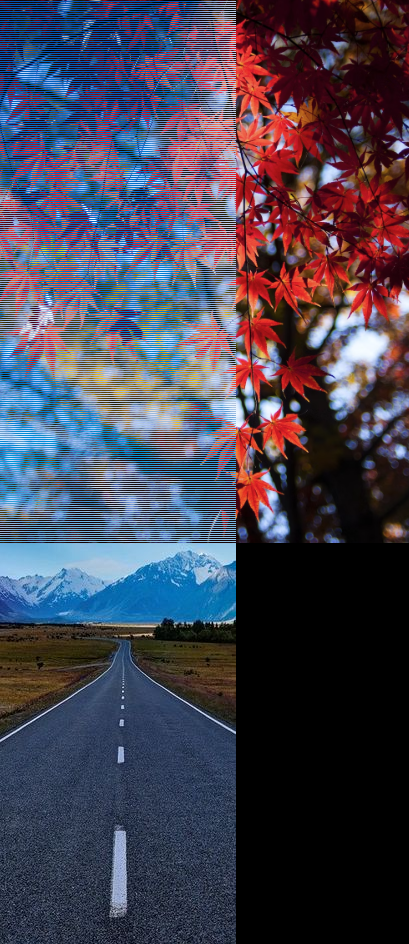
#> input picture COMPSCI-1MD3/Photo_Processor/merged_leaves_road.png, 409 x 944 px; its folder holds only this picture in this run
$ python assignment2.py
#> lines starting #> are read from the running program, lines starting #| are printed output that depends on the picture
from PIL import Image
from typing import List


def mirror(raw)-> None:
    """
    Assume raw is image data. Modifies raw by reversing all the rows
    of the data.

    raw = [[[233, 100, 115], [0, 0, 0], [255, 255, 255]],
               [[199, 201, 116], [1, 9, 0], [255, 255, 255]]]
    mirror(raw)
    raw
    [[[255, 255, 255], [0, 0, 0], [233, 100, 115]],
     [[255, 255, 255], [1, 9, 0], [199, 201, 116]]]
    """

    for row in raw:
        row.reverse() # No return needed since list is mutated


# [161 lines left out: functions grey, invert, merge, compress, not called in this run]


"""
**********************************************************

Do not worry about the code below. However, if you wish,
you can use it to read in images, modify the data, and save
new images.

**********************************************************
"""

def get_raw_image(name)-> List[List[List[int]]]:

    image = Image.open(name)
    num_rows = image.height
    num_columns = image.width
    pixels = image.getdata()
    new_data = []

    for i in range(num_rows):
        new_row = []
        for j in range(num_columns):
            new_pixel = list(pixels[i*num_columns + j])
            new_row.append(new_pixel)
        new_data.append(new_row)

    image.close()
    return new_data


def image_from_raw(raw: List[List[List[int]]], name: str)->None:
    image = Image.new("RGB", (len(raw[0]),len(raw)))
    pixels = []
    for row in raw:
        for pixel in row:
            pixels.append(tuple(pixel))
    image.putdata(pixels)
    image.save(name)


# # TO ACTUALY RUN THE PICTURES AND ALTER THEM
def main():
    name = input("Enter the image filename: ")
#> the answer given: merged_leaves_road.png
    new_data = get_raw_image(name)
#> in get_raw_image, image is the input picture: PIL image 409x944 RGB; mean R, G, B 69.2, 66.4, 82.8
#> after the loop in get_raw_image, `for i in range(num_rows):`: new_data = 944 items
#> new_data = 944 items

    print("How would you like to alter the image?")
    print("1. Mirror")
    print("2. Grey (Grayscale)")
    print("3. Invert Colors")
    print("4. merge")
    print("5. Compress")
    choice = int(input("Enter the number of your choice: "))
#> the answer given: 1

    match choice:
        case 1:
            mirror(new_data)
            output_name = "mirrored_" + name
        case 2:
            grey(new_data)
            output_name = "grey_" + name
        case 3:
            invert(new_data)
            output_name = "inverted_" + name
        case 4:
            second_image_name = input("Enter the second image filename for merging (e.g., other.png): ")
            second_data = get_raw_image(second_image_name)

            new_data = merge(new_data, second_data)
            output_name = f"merged_{name.split('.')[0]}_{second_image_name.split('.')[0]}.png"
        case 5:
            new_data = compress(new_data)
            output_name = "compressed_" + name
        case _:
            print("Invalid choice. Exiting.")
            return

    image_from_raw(new_data, output_name)
#> in image_from_raw, `image = Image.new("RGB", (len(raw[0]),len(raw)))`: image: PIL image 409x944 RGB; every value is 0
#> after the loop in image_from_raw, `for row in raw:`: pixels = 386096 items
#> in image_from_raw, `image.putdata(pixels)`:
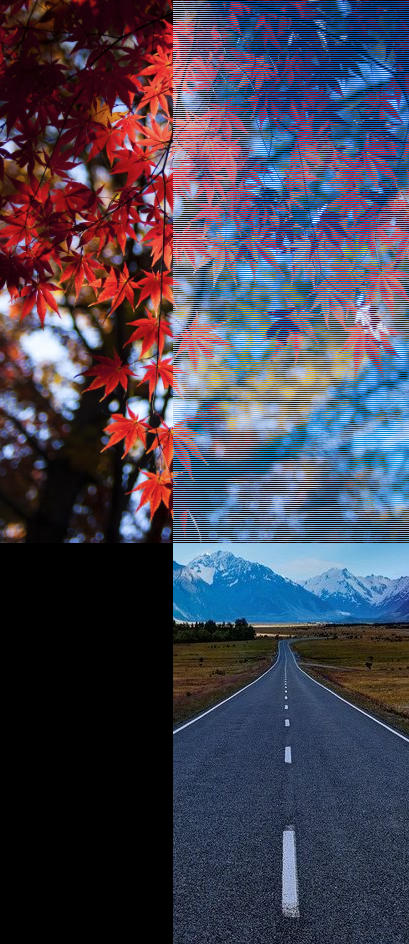
#> image: PIL image 409x944 RGB; mean R, G, B 69.2, 66.4, 82.8
    print(f"Image saved as {output_name}")

if __name__ == "__main__":
    main()

$ run again, on COMPSCI-1MD3/Photo_Processor/merged_leaves_sky.png
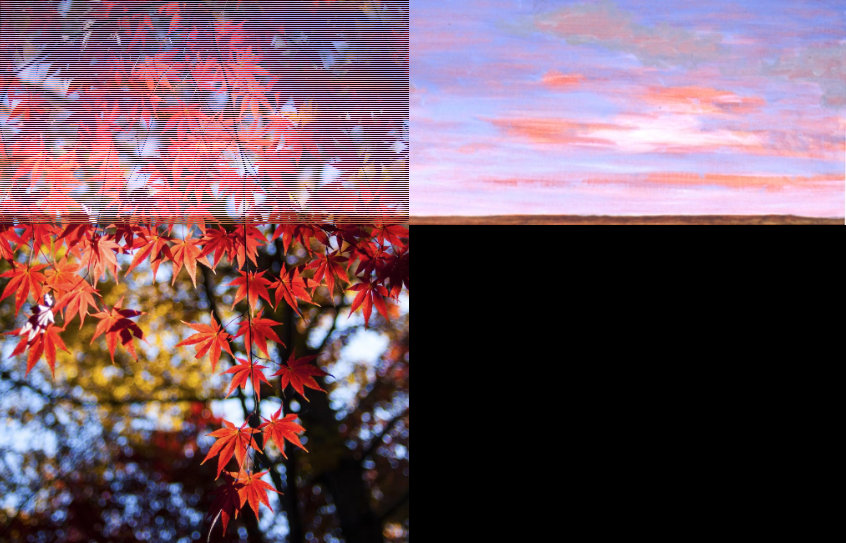
#> input picture COMPSCI-1MD3/Photo_Processor/merged_leaves_sky.png, 846 x 543 px
#> in get_raw_image, image is the input picture: PIL image 846x543 RGB; mean R, G, B 109.9, 83.2, 94.8
#> after the loop in get_raw_image, `for i in range(num_rows):`: new_data = 543 items
#> after the loop in image_from_raw, `for row in raw:`: pixels = 459378 items
#> in image_from_raw, `image.putdata(pixels)`:
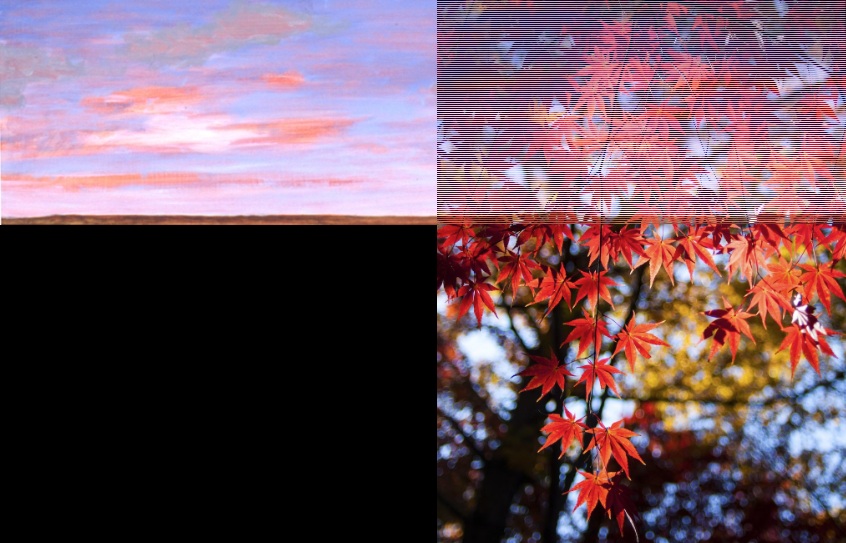
#> image: PIL image 846x543 RGB; mean R, G, B 109.9, 83.2, 94.8

$ run again, on COMPSCI-1MD3/Photo_Processor/merged_road_sky.png
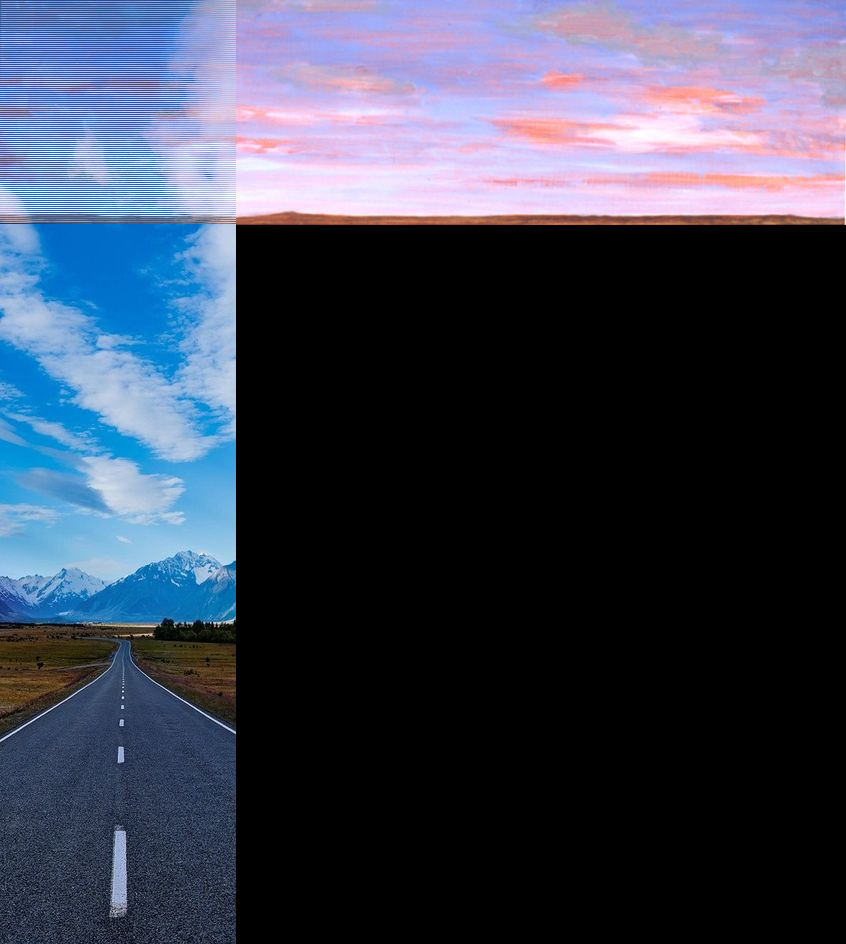
#> input picture COMPSCI-1MD3/Photo_Processor/merged_road_sky.png, 846 x 944 px
#> in get_raw_image, image is the input picture: PIL image 846x944 RGB; mean R, G, B 59.1, 65.5, 83.8
#> after the loop in get_raw_image, `for i in range(num_rows):`: new_data = 944 items
#> after the loop in image_from_raw, `for row in raw:`: pixels = 798624 items
#> in image_from_raw, `image.putdata(pixels)`:
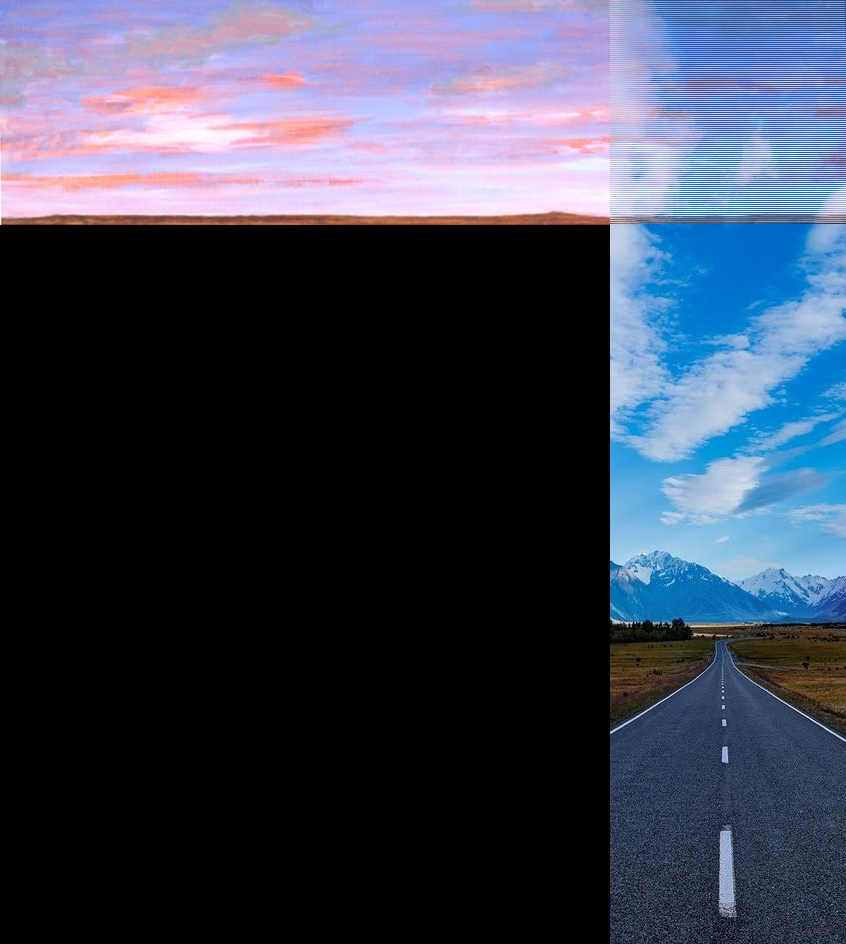
#> image: PIL image 846x944 RGB; mean R, G, B 59.1, 65.5, 83.8
